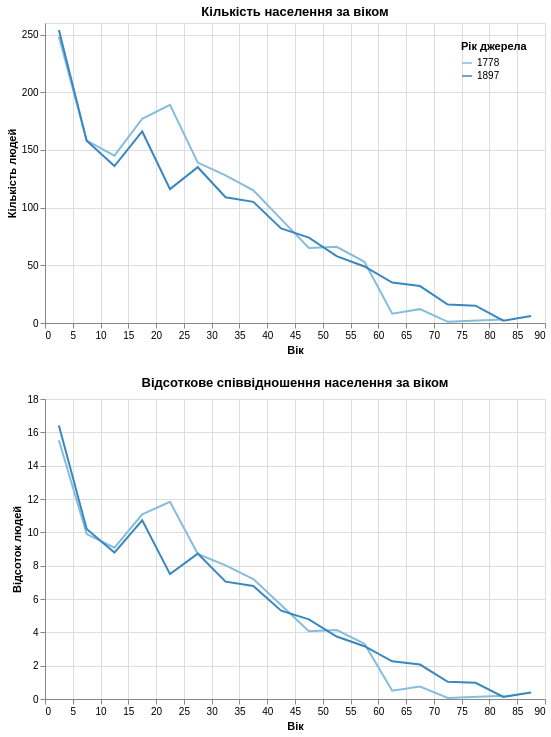

Notebook code for this chart:
### Markdown cell above
#### Особливості вікової структури населення, як змінилося за сто років

Нарешті маючи датасет можемо присиупити до загального аналізу даних.

Першим питанням, що ми розглянемо буде: "Особливості вікової структури населення, як змінилося за сто років".
Для цього побудую лінійний графік кількості населення по віковим групам, а також їх відсоткової частки від загальної кількості:

### Code cell
lineral_age = alt.Chart(people).mark_line().encode(
    x = alt.X("Вік", title = "Вік", bin = alt.Bin(maxbins = 20), axis = alt.Axis(grid = True)),
    y = alt.Y("count()", title = "Кількість людей"),
    color = alt.Color("Рік джерела:O", legend = alt.Legend(orient="top-right"))
).properties(
    title = "Кількість населення за віком",
    width = 500,
    height = 300)


people["percent"] = 0.0

people.loc[people["Рік джерела"] == 1778, "percent"] = 100 / len(people[people["Рік джерела"] == 1778])
people.loc[people["Рік джерела"] == 1897, "percent"] = 100 / len(people[people["Рік джерела"] == 1897])

percent_age = alt.Chart(people).mark_line().encode(
    x = alt.X("Вік", title = "Вік", bin = alt.Bin(maxbins = 20), axis = alt.Axis(grid = True)),
    y = alt.Y("sum(percent):Q", title = "Відсоток людей"),
    color = alt.Color("Рік джерела:O", legend = alt.Legend(orient = "top-right"))
).properties(
    title = "Відсоткове співвідношення населення за віком",
    width = 500,
    height = 300)


alt.vconcat(lineral_age, percent_age)

### Figure 1 — Vega-Lite specification as saved in the notebook (floating-point values rounded to 4 significant figures; data arrays with more than 128 entries replaced by an {"elided": "..."} marker saying what was removed)
{"config": {"view": {"continuousWidth": 300, "continuousHeight": 300}}, "vconcat": [{"mark": {"type": "line"}, "encoding": {"color": {"field": "Рік джерела", "legend": {"orient": "top-right"}, "type": "ordinal"}, "x": {"axis": {"grid": true}, "bin": {"maxbins": 20}, "field": "Вік", "title": "Вік", "type": "quantitative"}, "y": {"aggregate": "count", "title": "Кількість людей", "type": "quantitative"}}, "height": 300, "title": "Кількість населення за віком", "width": 500}, {"mark": {"type": "line"}, "encoding": {"color": {"field": "Рік джерела", "legend": {"orient": "top-right"}, "type": "ordinal"}, "x": {"axis": {"grid": true}, "bin": {"maxbins": 20}, "field": "Вік", "title": "Вік", "type": "quantitative"}, "y": {"aggregate": "sum", "field": "percent", "title": "Відсоток людей", "type": "quantitative"}}, "height": 300, "title": "Відсоткове співвідношення населення за віком", "width": 500}], "data": {"name": "data-812e844372db2294a8bc32f2d0809273"}, "$schema": "https://vega.github.io/schema/vega-lite/v5.20.1.json", "datasets": {"data-812e844372db2294a8bc32f2d0809273": {"elided": "3145 records"}}}
